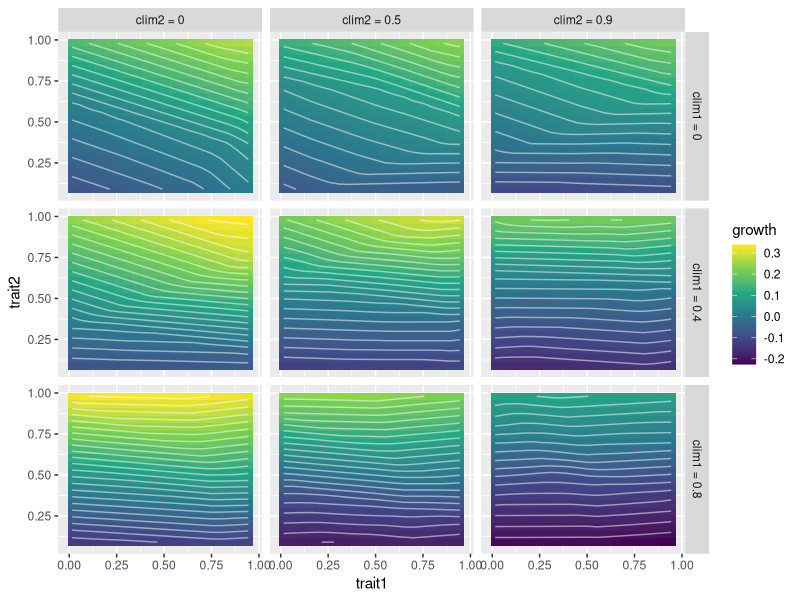
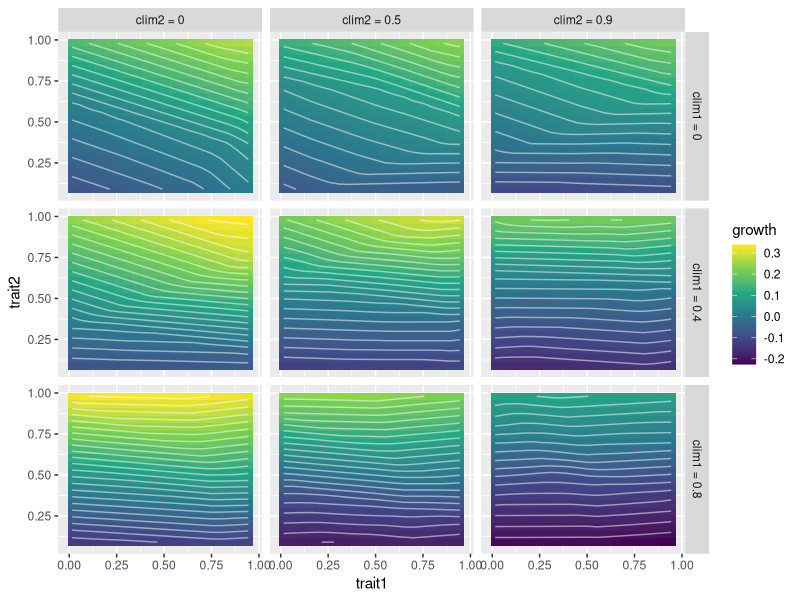

The R source for these figures, in order:
library(tidyverse)


# read in growth predictions
d <- read_csv("results/growth_grid.csv") %>%
  mutate_at(vars(clim1, clim2), ~round(., 1)) %>%
  mutate(clim1 = paste("clim1 =", clim1),
         clim2 = paste("clim2 =", clim2))


# plot growth performance landscapes for different points in climate space
ggplot(d, aes(x = trait1, y = trait2, fill = growth)) +
  geom_tile() +
  geom_contour(aes(z = growth), bins = 30, color = "white", alpha = 0.5) +
  facet_grid(clim1 ~ clim2) + 
  scale_color_viridis_c() +
  scale_fill_viridis_c()

ggsave("results/growth_landscapes.jpg", height = 6, width = 6.5, units = "in")
